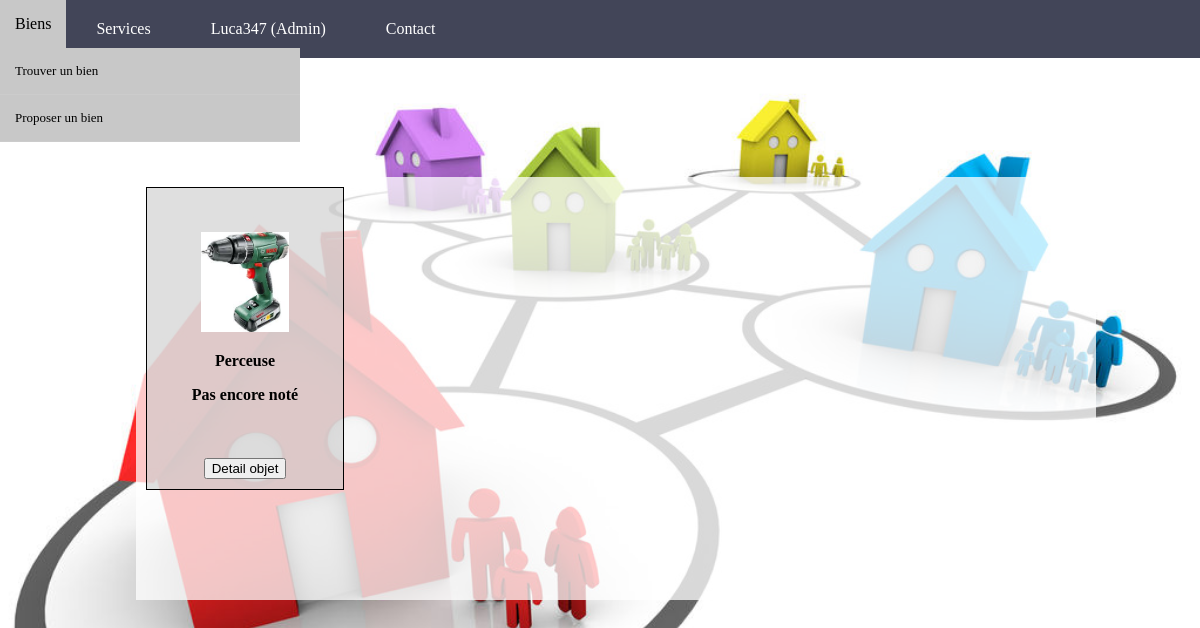
Page /index.php?controller=bien&action=readAllByMembre (signed in) on the committed database.
### tables this page shows
CREATE TABLE `Bien` (
  `idBien` int(11) NOT NULL,
  `titre` varchar(75) NOT NULL,
  `description` varchar(300) NOT NULL,
  `tarif` decimal(5,0) NOT NULL,
  `motClef` varchar(75) NOT NULL,
  `estValide` tinyint(1) NOT NULL,
  `lienPhoto` varchar(75) NOT NULL,
  `prixNeuf` decimal(10,0) NOT NULL,
  `estDispo` tinyint(1) NOT NULL,
  `idProprio` int(75) NOT NULL
);

### controller/ControllerBien.php (called while the page is built, shortened)
<?php
require_once File::build_path(array("model", "ModelBien.php"));
require_once File::build_path(array("model", "ModelService.php"));
require_once File::build_path(array("model", "ModelMembre.php"));
class ControllerBien{
	 public static function readAllByMembre() {
        $tab_b = ModelBien::selectAll();
        require_once File::build_path(array("view","view.php"));
    }
}

### controller/routeur.php (called while the page is built, shortened)
<?php
require_once File::build_path(array("controller","ControllerBien.php"));
$controller_default = 'membre';
$controller = $controller_default;
if(!is_null(Dispatcher::myGet('action'))&&(!is_null(Dispatcher::myGet('controller')))){
    $action = htmlspecialchars(Dispatcher::myGet('action'));
    $controller = htmlspecialchars(Dispatcher::myGet('controller'));
}
else {
    $action = "readAll";
    $controller = $controller_default;
}
$controller_class = "Controller".ucfirst($controller);
$controller_class::$action();
?>

### index.php (called while the page is built, shortened)
<?php
require_once File::build_path(array('controller','routeur.php'));
?>

### model/Model.php (called while the page is built, shortened)
<?php
class Model {
    public static $pdo;
    public static function Init() {
        $hostname = Conf::getHostname();
        $database_name = Conf::getDatabase();
        $login = Conf::getLogin();
        $password = Conf::getPassword();
        try {
            self::$pdo = new PDO("mysql:host=$hostname;dbname=$database_name", $login, $password,array(PDO::MYSQL_ATTR_INIT_COMMAND => "SET NAMES utf8"));
            self::$pdo->setAttribute(PDO::ATTR_ERRMODE, PDO::ERRMODE_EXCEPTION);
        } catch (PDOException $e) {
            if (Conf::getDebug()) {
                echo $e->getMessage();
            } else {
                echo "Une erreur est survenue au niveau de la connexion de la base de donn�es !  <a href=''> retour a la page d'accueil </a>";
            }
            die();
        }
    }
    public static function selectAll() {
        $table_name = static::$object;
        $class_name = 'Model'.$table_name;
                $rep = Model::$pdo->query("SELECT * FROM ".$table_name.";");
                $rep->setFetchMode(PDO::FETCH_CLASS, $class_name);
                $tab = $rep->fetchAll();
                return $tab;
        }
}

### model/ModelBien.php (called while the page is built, shortened)
<?php
	require_once 'Model.php';
	class ModelBien extends Model {
                private $idBien;
                private $titre;
                private $estValide;
                private $lienPhoto;
                private $idProprio;
                public function getIdBien() {
                    return $this->idBien;
                }
                public function getTitre() {
                    return $this->titre;
                }
                public function getEstValide() {
                    return $this->estValide;
                }
                public function getLienPhoto() {
                    return $this->lienPhoto;
                }
                public function getIdProprio() {
                    return $this->idProprio;
                }
        }
 ?>

### model/ModelMembre.php (called while the page is built, shortened)
<?php
	require_once 'Model.php';
	class ModelMembre extends Model {
		private $idMembre;
		public function getIdMembre() {
			return $this->idMembre;
		}
    public static function getIdByLogin($login){
        $sql = "SELECT idMembre FROM Membre WHERE login=:login";
            $req_prep = Model::$pdo->prepare($sql);
            $values = array(
                "login" => $login,
            );
            $req_prep->execute($values);
            $req_prep->setFetchMode(PDO::FETCH_CLASS, 'ModelMembre');
            $tab= $req_prep->fetch();
            return $tab->getIdMembre();
    }
}
 ?>

### view/bien/listByMembre.php (the view, shortened to what this page needs)
<div class="produits">
    <?php
        foreach($tab_b as $b){
            $titreHTML = htmlspecialchars($b->getTitre());
            $lienPhoto = htmlspecialchars($b->getLienPhoto());
            $idBien = htmlspecialchars($b->getIdBien());
            $tabNotes = ModelCommentaire::selectAllCommByIdProduit($idBien);
            $estValide = htmlspecialchars($b->getEstValide());
            if(($estValide == 1) && (($b->getIdProprio()) == ModelMembre::getIdByLogin($_SESSION['login']))){
            echo '<div class="produit">';
            echo '<br/> <p> <b><img src='.$lienPhoto.' alt="photo bien" height="50%" width="50%" ></b>'.'<br/>  </p>';
            echo '<p>'.'<b>'.$titreHTML.'</b>'.'<br/>  </p>';
            if (!empty($tabNotes)){
	            for ($i = 0; $i< 5 ; $i++) {
	                if($i < intval(ModelCommentaire::getNoteMoyenneByIdProduit($idBien))){
	                echo' <img src="style/img/star.png" alt="Star" style="width:10%;height:10%">';
	                }
	                else echo' <img src="style/img/star2.png" alt="Star" style="width:10%;height:10%">';
	                }
            }
            else{
            	echo '<b>Pas encore noté </b>'.'<br/>'.'<br/>';
            }
            echo '<br/>'.'<br/>'.'<a href="index.php?controller=bien&action=read&idBien='.$idBien.'"><button> Detail objet </button></a>';
            echo '</div>';
            }
        }
    ?>
</div>

### style/css/style.css (style rules this page uses)
body { font-family: 'Source code pro', Calibri, serif; padding: 0px; margin: 0px; background-image: url('../img/voisins.jpg'); background-position: center center; background-size: cover; background-attachment: fixed; }
.produits { width: 100%; }
.produit { display: inline-block; text-align : center; margin: 10px; background-color: rgba(202,202,202,0.6); border: 1px solid black; padding: 10px; width: 176px; }
.produits a:link { text-decoration: none; color:black; }
.produit img { height: 100px; }
html { height: 100%; }
body { height: 100%; position: relative; }

### rows in the picture
bien: lienPhoto (picture), titre "Perceuse"

### other values in the picture
$_SESSION['login'] "Luca347"
